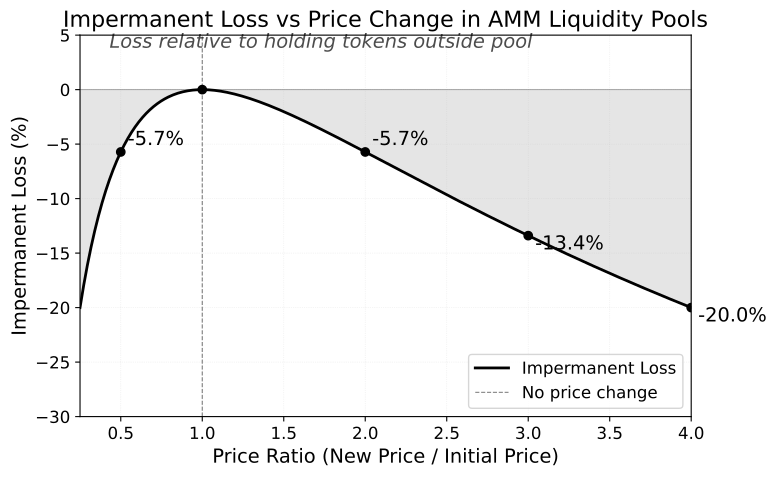

Write Python code to recreate this figure.
"""
Impermanent Loss Visualization for Automated Market Makers (AMMs)
Shows IL percentage as token price ratio changes from initial deposit
"""

import matplotlib.pyplot as plt
import numpy as np
from pathlib import Path

# Chart metadata for QuantLet integration
CHART_METADATA = {
    'title': 'Impermanent Loss in AMM Liquidity Pools',
    'url': 'https://github.com/Digital-AI-Finance/Blockchain_Crypto/tree/main/charts/impermanent_loss'
}

# Set font sizes (MANDATORY)
plt.rcParams.update({
    'font.size': 10,
    'axes.labelsize': 10,
    'axes.titlesize': 11,
    'xtick.labelsize': 9,
    'ytick.labelsize': 9,
    'legend.fontsize': 9
})

def calculate_impermanent_loss(price_ratio):
    """
    Calculate impermanent loss for a given price ratio
    IL = 2*sqrt(r)/(1+r) - 1
    where r is the price ratio (new_price / initial_price)
    """
    il = 2 * np.sqrt(price_ratio) / (1 + price_ratio) - 1
    return il * 100  # Convert to percentage

# Generate price ratios from 0.25x to 4x
price_ratios = np.linspace(0.25, 4, 500)
il_percentages = calculate_impermanent_loss(price_ratios)

# Create the chart
fig, ax = plt.subplots(figsize=(8, 5))

# Plot the IL curve
ax.plot(price_ratios, il_percentages, color='black', linewidth=2, label='Impermanent Loss')

# Fill the area to emphasize loss
ax.fill_between(price_ratios, il_percentages, 0, alpha=0.2, color='gray')

# Mark key points
key_points = [0.5, 1.0, 2.0, 3.0, 4.0]
for ratio in key_points:
    il = calculate_impermanent_loss(ratio)
    ax.plot(ratio, il, 'o', color='black', markersize=6)
    if ratio != 1.0:  # Don't label the zero point
        ax.annotate(f'{il:.1f}%',
                   xy=(ratio, il),
                   xytext=(5, -10 if il < -10 else 5),
                   textcoords='offset points',
                   fontsize=8,
                   ha='left')

# Add vertical line at ratio = 1 (no price change)
ax.axvline(x=1.0, color='black', linestyle='--', linewidth=0.8, alpha=0.5, label='No price change')
ax.axhline(y=0, color='black', linestyle='-', linewidth=0.5, alpha=0.3)

ax.set_xlabel('Price Ratio (New Price / Initial Price)')
ax.set_ylabel('Impermanent Loss (%)')
ax.set_title('Impermanent Loss vs Price Change in AMM Liquidity Pools')
ax.set_xlim(0.25, 4)
ax.set_ylim(-30, 5)

# Add grid
ax.grid(alpha=0.3, linestyle=':', linewidth=0.5)

# Add legend
ax.legend(loc='lower right')

# Add note explaining the concept
note_text = "Loss relative to holding tokens outside pool"
fig.text(0.15, 0.88, note_text, fontsize=8, style='italic', alpha=0.7)

plt.tight_layout()

# Save as PDF
output_path = Path(__file__).parent / 'chart.pdf'
plt.savefig(output_path, bbox_inches='tight', dpi=300)
print(f"Chart saved to: {output_path.absolute()}")

plt.close()
